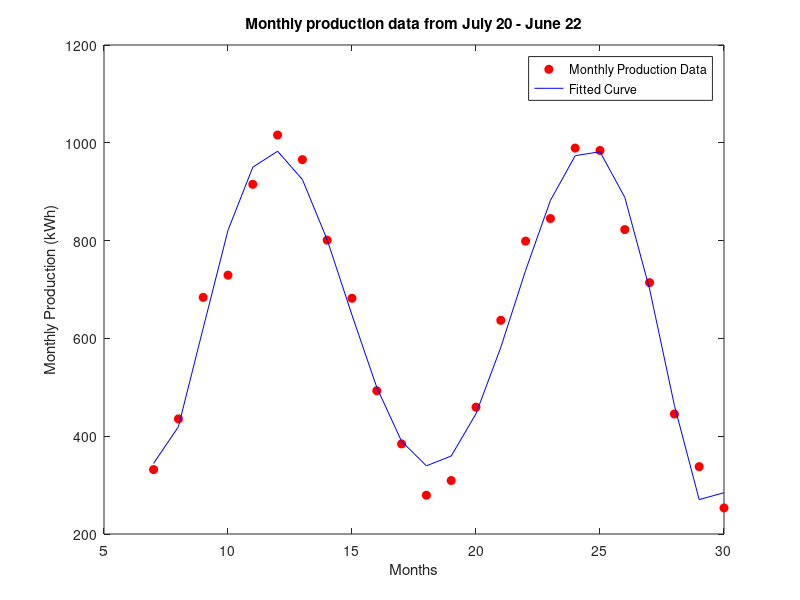

MATLAB code for this plot: (Note: this script raises an error after producing the figure.)
% Q4.m
% Student Name: Sharvan Saikumar
% Student ID: 33918236
% Date: 08/10/2024 (last updated)

fprintf("\n\n--- Q4 --- \n")
%% DO NOT use clear all; close all; clc; and do not rename this file
% Some code may already be provided below
% Apply good programming practices

%% Part A
figure(5) % figure 5 config.

% importing data and retrieving datasets.
dataProductionSet = importdata('Monthly production data.csv');
monthNumber = dataProductionSet.data(:,1);
monthProduction = dataProductionSet.data(:, 2);

% plotting the months and the productions.
plot(monthNumber, monthProduction, 'ro', 'MarkerFaceColor','r');
xlabel("Months");
ylabel("Monthly Production (kWh)");
title("Monthly production data from July 20 - June 22");
hold on;

% curve fitting.
fittedCurve = polyfit(monthNumber, monthProduction, 6);
fittedCurveEval = polyval(fittedCurve, monthNumber);
plot(monthNumber, fittedCurveEval, 'b');
legend("Monthly Production Data", "Fitted Curve");

% model explanation.
fprintf("\n\nPART A\n");
fprintf("I chose a polynomial model using polyfit because it provides a flexible and straightforward approach to fitting non-linear data.\n");
fprintf("This is because the graph was continous as compared to modelling piecewise functions where the data points were not continuous at some points, which makes it difficult for analysis in period of months where the piecewise functions are not defined at.\n\n");

%% Part B
actualProduction = sum(monthProduction); % get the total
fprintf("\n\nPART B\n");
fprintf("\nActual Total Energy Production for Two Years: %.4f kWh\n", actualProduction);

% using numerical integration to get the total production.
% h = (b-a) / (n-1) ==> n = (b-a) / h + 1

% recalculating the points and values to match the segment width.
segmentWidth = 1e-4;
numberOfPoints = (monthNumber(end) - monthNumber(1)) / segmentWidth + 1;
f_x = @(x) polyval(fittedCurve, x);
I_simp13 = comp_simp13(f_x, monthNumber(1), monthNumber(end), numberOfPoints);

% printing calculations.
fprintf("Estimated Total Energy for Two Years: %.4f kWh\n", I_simp13);

% finding error and discussion about the model.
integralError = abs(I_simp13 - actualProduction) * 100 / actualProduction;

% printing calculations.
fprintf("\nThe relative error of the estimated value is: %.4f%%\n", integralError);
fprintf("This tells us that the model we used for the curve fitting is reasonably accurate, but there is a small discrepancy between the actual energy production and the estimate found.\n");
fprintf("The small error implies the polynomial model is generally a good choice for this data, or otherwise we need to implement even higher non-linear polynomial fits to get better precision.\n");

%% Part C

% doing numerical root finding to find ranges above 800 kWh.
func = @(x) polyval(fittedCurve, x) - 800; % root function.
precision = 1e-6;

[root1, ~] = falseposition(func, monthNumber(1), monthNumber(6), precision);
[root2, ~] = falseposition(func, monthNumber(7), monthNumber(12), precision);
[root3, ~] = falseposition(func, monthNumber(13), monthNumber(18), precision);
[root4, ~] = falseposition(func, monthNumber(19), monthNumber(end), precision);

% plotting the ranges.
plot([root1, root2], [800, 800], '-c', 'LineWidth', 3);
plot([root3, root4], [800, 800], '-c', 'LineWidth', 3);
legend("Production Data", "Polyfit Fitted Curve", "Summer Period Range");

startDate = datetime(2020, 7, 1); % start datetime.

summerStart1 = startDate + calmonths(floor(root1) - 7) + days((root1 - floor(root1)) * 30); % summer starts at september so 30 days.
summerEnd1 = startDate + calmonths(floor(root2) - 7) + days( (root2 - floor(root2)) * 28); % summer ends at february so 28 days.

summerStart2 = startDate + calmonths(floor(root3) - 7) + days( ((root3 - floor(root3)) * 31)); % summer starts again at october so 31 days.
summerEnd2 = startDate + calmonths(floor(root4) - 7) + days( ((root4 - floor(root4)) * 28)); % summer ends again at february so 28 days.

% printing answers.
fprintf("\n\nPART C\n");
fprintf("\nThe first summer period starts at %s and ends at %s.\n", string(summerStart1), string(summerEnd1));
fprintf("The second summer period starts at %s and ends at %s.\n", string(summerStart2), string(summerEnd2));

% ---------- END OF TASK -----------